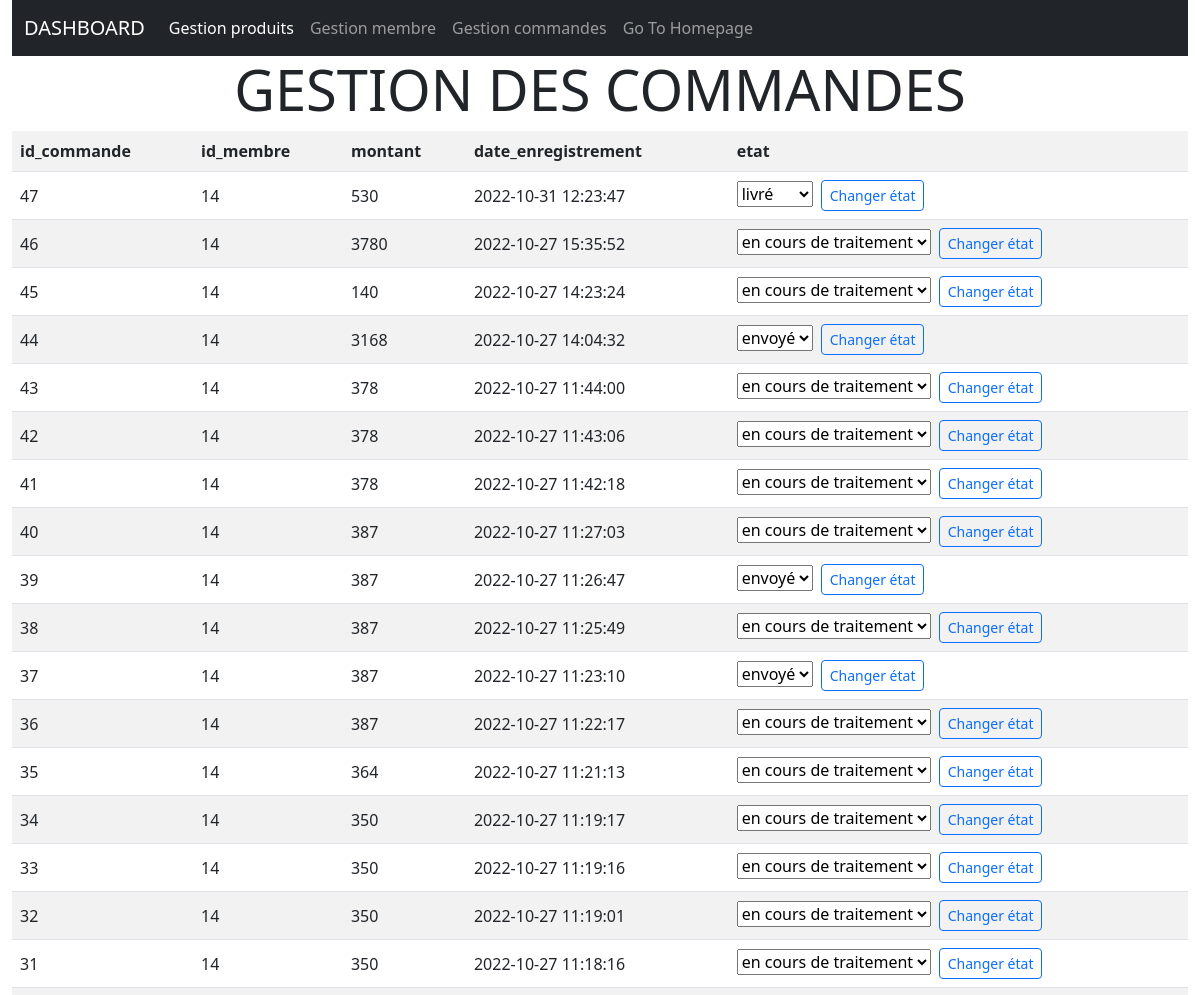
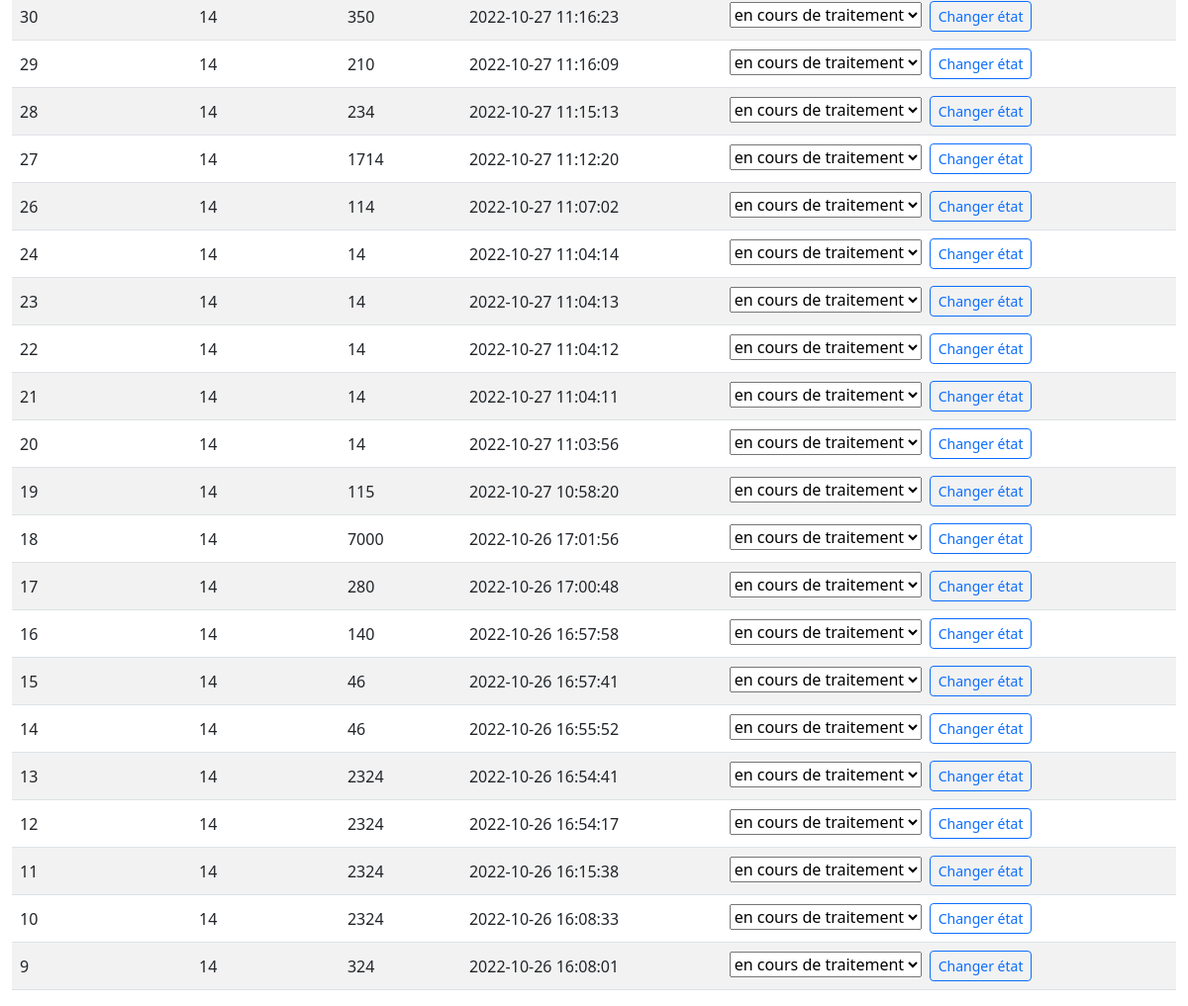
Page /admin/gestion_commandes.php (signed in) on the committed database (2 pictures, top to bottom).
### tables this page shows
CREATE TABLE IF NOT EXISTS `commande` (
  `id_commande` int(3) NOT NULL AUTO_INCREMENT,
  `id_membre` int(3) DEFAULT NULL,
  `montant` int(5) NOT NULL,
  `date_enregistrement` datetime NOT NULL,
  `etat` enum('en cours de traitement','envoyé','livré') NOT NULL,
  PRIMARY KEY (`id_commande`),
  KEY `id_membre` (`id_membre`)
);

### inc/init.php (called while the page is built, shortened)
<?php
$content = '';

### admin/gestion_commandes.php (the view, shortened to what this page needs)
<?php require_once('../inc/init.php'); ?>
<?php
$allOrder = $pdo->query("SELECT * FROM commande ORDER BY id_commande DESC");
$content .= '<table class="table table-striped"><tr>';
for ($i = 0; $i < $allOrder->columnCount(); $i++) {
    $colone = $allOrder->getColumnMeta($i);
    $content .= '<th>' . $colone['name'] . '</th>';
}
$content .= '</tr>';
while ($OneOrder = $allOrder->fetch(PDO::FETCH_ASSOC)) {
    $content .= '<tr>';
    foreach ($OneOrder as $key => $value) {
        if ($key == 'etat') {
            $content .= '<form method="POST" action ="">';
            $content .= "<input type=\"hidden\" name=\"id_commande\" value=\"$OneOrder[id_commande]\">";
            $content .= "<td class=\"align-middle\">";
            $content .= "<select name=\"etat\">";
            $content .= "<option value=\"$value\">$value</option>";
            $content .= "<option value='envoyé'>Envoyé</option>";
            $content .= "<option value='livré'>Livré</option>";
            $content .= "</select>";
            $content .= "<input type=\"submit\" value=\"Changer état\" name=\"statut_cmde\" class=\"btn btn-outline-primary btn-sm ms-2\">";
            $content .= '</form>';
        } else {
            $content .= "<td class=\"align-middle\">$value</td>";
        }
    }
    $content .= '</tr>';
}
$content .= '</table>';
?>
<?php require_once('inc/head.php'); ?>
<h1 class="text-center display-4">GESTION DES COMMANDES</h1>
<?= $content; ?>
<?php require_once('inc/head.php'); ?>

### rows in the picture
commande: id_commande "47", id_membre "14", montant "530", date_enregistrement "2022-10-31 12:23:47", etat "livré"
commande: id_commande "46", id_membre "14", montant "3780", date_enregistrement "2022-10-27 15:35:52", etat "en cours de traitement"
commande: id_commande "45", id_membre "14", montant "140", date_enregistrement "2022-10-27 14:23:24", etat "en cours de traitement"
commande: id_commande "44", id_membre "14", montant "3168", date_enregistrement "2022-10-27 14:04:32", etat "envoyé"
commande: id_commande "43", id_membre "14", montant "378", date_enregistrement "2022-10-27 11:44:00", etat "en cours de traitement"
commande: id_commande "42", id_membre "14", montant "378", date_enregistrement "2022-10-27 11:43:06", etat "en cours de traitement"
commande: id_commande "41", id_membre "14", montant "378", date_enregistrement "2022-10-27 11:42:18", etat "en cours de traitement"
commande: id_commande "40", id_membre "14", montant "387", date_enregistrement "2022-10-27 11:27:03", etat "en cours de traitement"
commande: id_commande "39", id_membre "14", montant "387", date_enregistrement "2022-10-27 11:26:47", etat "envoyé"
commande: id_commande "38", id_membre "14", montant "387", date_enregistrement "2022-10-27 11:25:49", etat "en cours de traitement"
commande: id_commande "37", id_membre "14", montant "387", date_enregistrement "2022-10-27 11:23:10", etat "envoyé"
commande: id_commande "36", id_membre "14", montant "387", date_enregistrement "2022-10-27 11:22:17", etat "en cours de traitement"
commande: id_commande "35", id_membre "14", montant "364", date_enregistrement "2022-10-27 11:21:13", etat "en cours de traitement"
commande: id_commande "34", id_membre "14", montant "350", date_enregistrement "2022-10-27 11:19:17", etat "en cours de traitement"
commande: id_commande "33", id_membre "14", montant "350", date_enregistrement "2022-10-27 11:19:16", etat "en cours de traitement"
commande: id_commande "32", id_membre "14", montant "350", date_enregistrement "2022-10-27 11:19:01", etat "en cours de traitement"
commande: id_commande "31", id_membre "14", montant "350", date_enregistrement "2022-10-27 11:18:16", etat "en cours de traitement"
commande: id_commande "30", id_membre "14", montant "350", date_enregistrement "2022-10-27 11:16:23", etat "en cours de traitement"
commande: id_commande "29", id_membre "14", montant "210", date_enregistrement "2022-10-27 11:16:09", etat "en cours de traitement"
commande: id_commande "28", id_membre "14", montant "234", date_enregistrement "2022-10-27 11:15:13", etat "en cours de traitement"
commande: id_commande "27", id_membre "14", montant "1714", date_enregistrement "2022-10-27 11:12:20", etat "en cours de traitement"
commande: id_commande "26", id_membre "14", montant "114", date_enregistrement "2022-10-27 11:07:02", etat "en cours de traitement"
commande: id_commande "24", id_membre "14", montant "14", date_enregistrement "2022-10-27 11:04:14", etat "en cours de traitement"
commande: id_commande "23", id_membre "14", montant "14", date_enregistrement "2022-10-27 11:04:13", etat "en cours de traitement"
commande: id_commande "22", id_membre "14", montant "14", date_enregistrement "2022-10-27 11:04:12", etat "en cours de traitement"
commande: id_commande "21", id_membre "14", montant "14", date_enregistrement "2022-10-27 11:04:11", etat "en cours de traitement"
commande: id_commande "20", id_membre "14", montant "14", date_enregistrement "2022-10-27 11:03:56", etat "en cours de traitement"
commande: id_commande "19", id_membre "14", montant "115", date_enregistrement "2022-10-27 10:58:20", etat "en cours de traitement"
commande: id_commande "18", id_membre "14", montant "7000", date_enregistrement "2022-10-26 17:01:56", etat "en cours de traitement"
commande: id_commande "17", id_membre "14", montant "280", date_enregistrement "2022-10-26 17:00:48", etat "en cours de traitement"
commande: id_commande "16", id_membre "14", montant "140", date_enregistrement "2022-10-26 16:57:58", etat "en cours de traitement"
commande: id_commande "15", id_membre "14", montant "46", date_enregistrement "2022-10-26 16:57:41", etat "en cours de traitement"
commande: id_commande "14", id_membre "14", montant "46", date_enregistrement "2022-10-26 16:55:52", etat "en cours de traitement"
commande: id_commande "13", id_membre "14", montant "2324", date_enregistrement "2022-10-26 16:54:41", etat "en cours de traitement"
commande: id_commande "12", id_membre "14", montant "2324", date_enregistrement "2022-10-26 16:54:17", etat "en cours de traitement"
commande: id_commande "11", id_membre "14", montant "2324", date_enregistrement "2022-10-26 16:15:38", etat "en cours de traitement"
commande: id_commande "10", id_membre "14", montant "2324", date_enregistrement "2022-10-26 16:08:33", etat "en cours de traitement"
commande: id_commande "9", id_membre "14", montant "324", date_enregistrement "2022-10-26 16:08:01", etat "en cours de traitement"

### other values in the picture
$colone['name'] "id_commande"
$colone['name'] "id_membre"
$colone['name'] "montant"
$colone['name'] "date_enregistrement"
$colone['name'] "etat"
